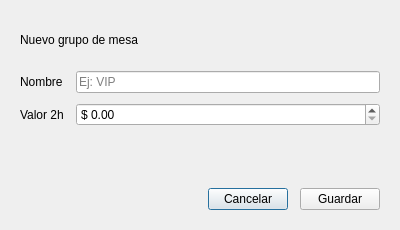
<?xml version="1.0" encoding="UTF-8"?>
<ui version="4.0">
 <class>DialogoGrupoMesa</class>
 <widget class="QDialog" name="DialogoGrupoMesa">
  <property name="geometry">
   <rect>
    <x>0</x>
    <y>0</y>
    <width>400</width>
    <height>230</height>
   </rect>
  </property>
  <property name="windowTitle">
   <string>Grupo de mesa</string>
  </property>
  <property name="modal">
   <bool>true</bool>
  </property>
  <layout class="QVBoxLayout" name="layout_principal">
   <property name="spacing">
    <number>12</number>
   </property>
   <property name="leftMargin">
    <number>20</number>
   </property>
   <property name="topMargin">
    <number>20</number>
   </property>
   <property name="rightMargin">
    <number>20</number>
   </property>
   <property name="bottomMargin">
    <number>20</number>
   </property>
   <item>
    <widget class="QLabel" name="label_titulo">
     <property name="text">
      <string>Nuevo grupo de mesa</string>
     </property>
    </widget>
   </item>
   <item>
    <layout class="QFormLayout" name="layout_campos">
     <property name="horizontalSpacing">
      <number>12</number>
     </property>
     <property name="verticalSpacing">
      <number>10</number>
     </property>
     <item row="0" column="0">
      <widget class="QLabel" name="label_nombre">
       <property name="text">
        <string>Nombre</string>
       </property>
      </widget>
     </item>
     <item row="0" column="1">
      <widget class="QLineEdit" name="lineEdit_nombre">
       <property name="placeholderText">
        <string>Ej: VIP</string>
       </property>
      </widget>
     </item>
     <item row="1" column="0">
      <widget class="QLabel" name="label_valor">
       <property name="text">
        <string>Valor 2h</string>
       </property>
      </widget>
     </item>
     <item row="1" column="1">
      <widget class="QDoubleSpinBox" name="doubleSpinBox_valor">
       <property name="prefix">
        <string>$ </string>
       </property>
       <property name="decimals">
        <number>2</number>
       </property>
       <property name="maximum">
        <double>9999999.00</double>
       </property>
      </widget>
     </item>
    </layout>
   </item>
   <item>
    <widget class="QLabel" name="label_error">
     <property name="text">
      <string/>
     </property>
     <property name="wordWrap">
      <bool>true</bool>
     </property>
    </widget>
   </item>
   <item>
    <layout class="QHBoxLayout" name="layout_botones">
     <item>
      <spacer name="espaciador_botones">
       <property name="orientation">
        <enum>Qt::Horizontal</enum>
       </property>
       <property name="sizeHint" stdset="0">
        <size>
         <width>40</width>
         <height>20</height>
        </size>
       </property>
      </spacer>
     </item>
     <item>
      <widget class="QPushButton" name="pushButton_cancelar">
       <property name="text">
        <string>Cancelar</string>
       </property>
      </widget>
     </item>
     <item>
      <widget class="QPushButton" name="pushButton_guardar">
       <property name="text">
        <string>Guardar</string>
       </property>
      </widget>
     </item>
    </layout>
   </item>
  </layout>
 </widget>
 <resources/>
 <connections/>
</ui>
